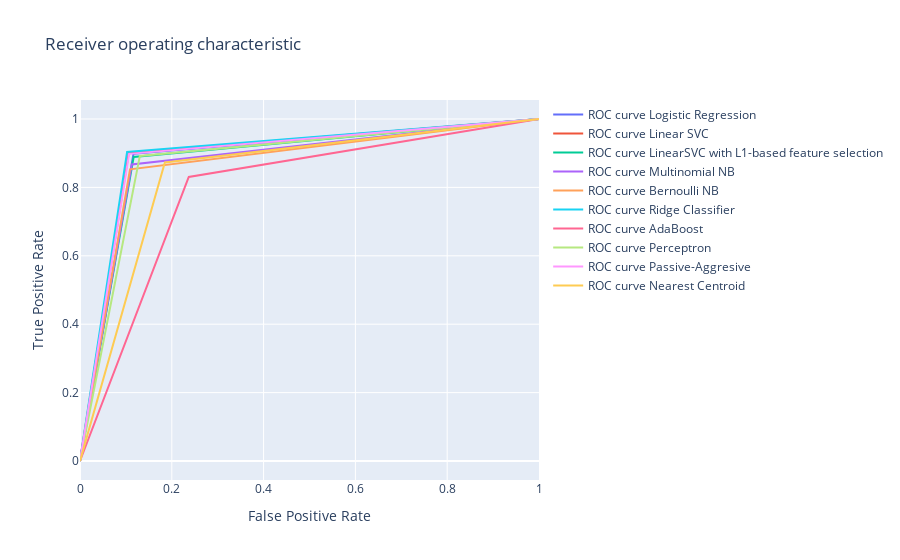

Write notebook code for a chart like this one.
### Code cell
data = []
for i in range(0, len(names)):
    trace = go.Scatter(x=fp_[i], y=tp_[i],
                        mode='lines', 
                        name='ROC curve {}'
                               ''.format(names[i]))
    data.append(trace)
    
layout = go.Layout(title='Receiver operating characteristic ',
                   xaxis=dict(title='False Positive Rate'),
                   yaxis=dict(title='True Positive Rate'))

fig = go.Figure(data=data, layout=layout)
py.iplot(fig)

### Figure 1 — Plotly figure (JSON) as saved in the notebook; plotly's stock layout.template omitted (floating-point values rounded to 4 significant figures)
{"data": [{"mode": "lines", "name": "ROC curve Logistic Regression", "type": "scatter", "x": [0, 0.1165, 1], "y": [0, 0.8982, 1]}, {"mode": "lines", "name": "ROC curve Linear SVC", "type": "scatter", "x": [0, 0.1062, 1], "y": [0, 0.901, 1]}, {"mode": "lines", "name": "ROC curve LinearSVC with L1-based feature selection", "type": "scatter", "x": [0, 0.1169, 1], "y": [0, 0.8889, 1]}, {"mode": "lines", "name": "ROC curve Multinomial NB", "type": "scatter", "x": [0, 0.1129, 1], "y": [0, 0.8672, 1]}, {"mode": "lines", "name": "ROC curve Bernoulli NB", "type": "scatter", "x": [0, 0.1089, 1], "y": [0, 0.8527, 1]}, {"mode": "lines", "name": "ROC curve Ridge Classifier", "type": "scatter", "x": [0, 0.1026, 1], "y": [0, 0.9034, 1]}, {"mode": "lines", "name": "ROC curve AdaBoost", "type": "scatter", "x": [0, 0.237, 1], "y": [0, 0.8306, 1]}, {"mode": "lines", "name": "ROC curve Perceptron", "type": "scatter", "x": [0, 0.1304, 1], "y": [0, 0.8922, 1]}, {"mode": "lines", "name": "ROC curve Passive-Aggresive", "type": "scatter", "x": [0, 0.107, 1], "y": [0, 0.8982, 1]}, {"mode": "lines", "name": "ROC curve Nearest Centroid", "type": "scatter", "x": [0, 0.1849, 1], "y": [0, 0.8728, 1]}], "layout": {"title": {"text": "Receiver operating characteristic "}, "xaxis": {"title": {"text": "False Positive Rate"}}, "yaxis": {"title": {"text": "True Positive Rate"}}}}
